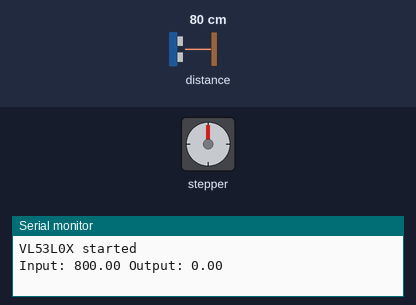
This sketch was run on a simulated ESP32. Shown: stepper motor, the last lines printed to the serial monitor. Wiring (inferred from the names in the program): stepper motor driver (200 steps per turn assumed): step GPIO 26; direction GPIO 25. Inputs (shaded band) come from the test bench; at power-on: distance to the obstacle 80 cm.

Above: at 0.1 s.
At 24.2 s:
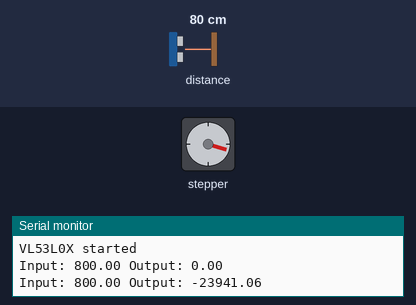
Timing chart, 0 to 40.0 s (numbered marks = the images above):
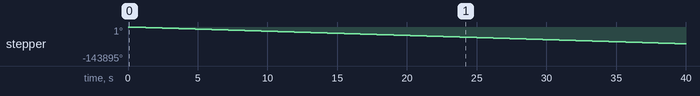

The sketch:

original_sketch.ino
```cpp
// Original project sketch, transcribed from the screenshot in
// docs/4_further_developments.pdf ("For PID tuning" slide). Kept unchanged for reference.
// The improved version is in ball_on_beam/ball_on_beam.ino; the README explains the differences.

#include <Wire.h>
#include <Adafruit_VL53L0X.h>

// TOF Sensor
Adafruit_VL53L0X lox = Adafruit_VL53L0X();

// Stepper Motor Pins
#define DIR_PIN 25 // Direction pin
#define STEP_PIN 26 // Step pin

// PID Constants
float Kp = 1.2;  // Proportional gain
float Ki = 0.5;  // Integral gain
float Kd = 0.1;  // Derivative gain

// PID Variables
float setpoint = 100; // Desired position in mm
float input = 0;      // Current position from TOF sensor
float output = 0;     // PID output
float error = 0;
float lastError = 0;
float integral = 0;

// Timing Variables
unsigned long lastTime = 0;
float sampleTime = 50; // Sample time in ms


void setup() {
  Serial.begin(115200);

  // Initialize TOF sensor
  if (!lox.begin()) {
    Serial.println("Failed to boot VL53L0X");
    while (1);
  }
  Serial.println("VL53L0X started");

  // Initialize Stepper Motor Pins
  pinMode(DIR_PIN, OUTPUT);
  pinMode(STEP_PIN, OUTPUT);
}

void loop() {
  // Get ball position from TOF sensor
  VL53L0X_RangingMeasurementData_t measure;
  lox.rangingTest(&measure, false);
  if (measure.RangeStatus != 4) {
    input = measure.RangeMilliMeter; // Current position in mm
  } else {
    Serial.println("Out of range");
    return;
  }

  // PID Calculation
  unsigned long currentTime = millis();
  if (currentTime - lastTime >= sampleTime) {
    error = setpoint - input;
    integral += error * (currentTime - lastTime);
    float derivative = (error - lastError) / (currentTime - lastTime);

    output = Kp * error + Ki * integral + Kd * derivative;

    lastError = error;
    lastTime = currentTime;

    // Map output to motor control
    controlMotor(output);
  }

  // Debugging
  Serial.print("Input: ");
  Serial.print(input);
  Serial.print(" Output: ");
  Serial.println(output);
}

void controlMotor(float pidOutput) {
  // Convert PID output to stepper motor steps and direction
  int steps = abs(pidOutput);
  bool direction = pidOutput > 0;

  digitalWrite(DIR_PIN, direction); // Set direction
  for (int i = 0; i < steps; i++) {
    digitalWrite(STEP_PIN, HIGH);
    delayMicroseconds(500); // Adjust for motor speed
    digitalWrite(STEP_PIN, LOW);
    delayMicroseconds(500);
  }
}
```

Measured:
- by itself, stepper: keeps turning counter-clockwise at about 1784°/s
